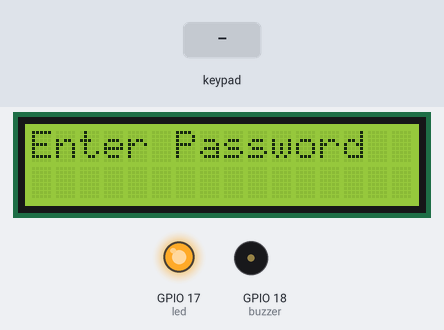
This program was run on a simulated Raspberry Pi (BCM pin numbers). Parts: 16×2 character LCD, output pins drawn as LEDs (lit = HIGH), buzzer (waves = sounding). Inputs (shaded band) come from the test bench. Pins used as bus, display or sensor lines are not drawn; what the program prints to the terminal is not drawn.

Above: at 2.3 s.
2.4 s: keypad keys 1 2 3 4 5 6 # pressed 0.4 s apart
At 5.7 s:
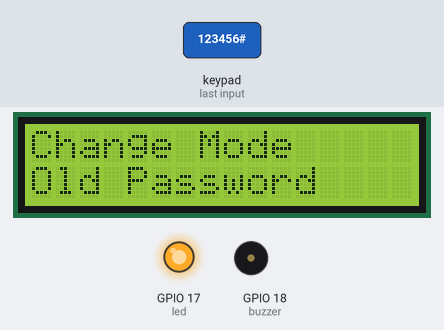
6.7 s: key '*' pressed
At 8.0 s:
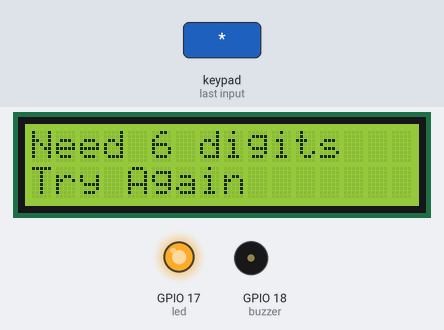
9.7 s: keypad keys 1 2 3 4 5 6 A pressed 0.4 s apart
At 13.0 s:
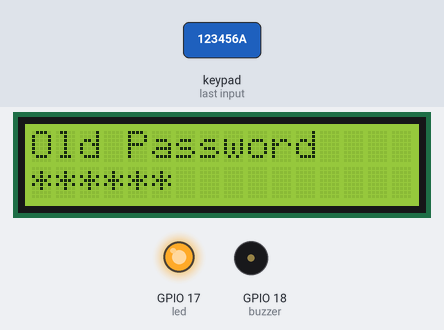
14.0 s: keypad keys 1 2 3 4 5 6 D pressed 0.4 s apart
At 17.4 s:
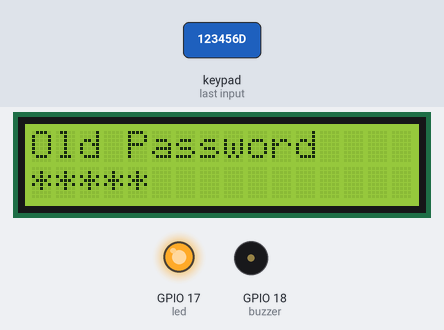
18.3 s: keypad keys A 0 0 * pressed 0.4 s apart
At 21.7 s:
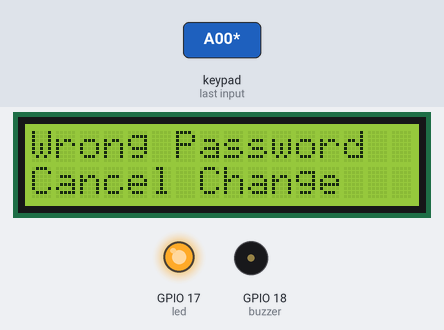
21.9 s: keypad keys 1 3 9 pressed 0.4 s apart
At 24.0 s:
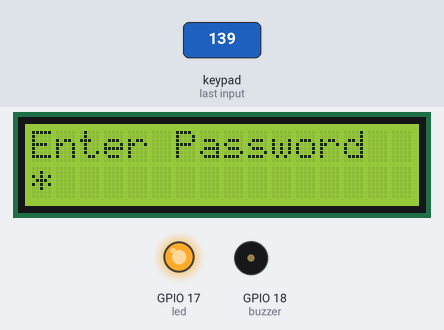
Timing chart, 0 to 25.5 s (numbered marks = the images above; inputs shaded):
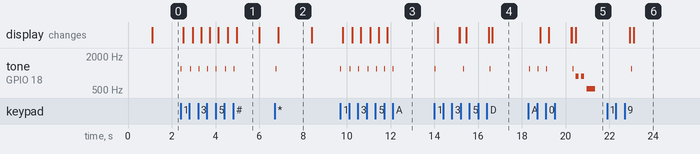

The program:

doorlock.py
```python
from gpiozero import DigitalOutputDevice, Button, LED, PWMOutputDevice
from RPLCD.i2c import CharLCD
from time import sleep

IN1 = DigitalOutputDevice(23)
IN2 = DigitalOutputDevice(24)
IN3 = DigitalOutputDevice(25)
IN4 = DigitalOutputDevice(26)

KEYS = [
	['1', '2', '3', 'A'],
	['4', '5', '6', 'B'],
	['7', '8', '9', 'C'],
	['*', '0', '#', 'D']
]

ROW_PINS = [5, 6, 13, 19]       # IN0, IN1, IN2, IN3
COL_PINS = [21, 20, 16, 12]		# OUT3, OUT2, OUT1, OUT0

rows = [DigitalOutputDevice(pin, active_high=True, initial_value = False)
		for pin in ROW_PINS]

cols = [Button(pin, pull_up=False)
		for pin in COL_PINS]

lcd = CharLCD(
	i2c_expander='PCF8574',
	address=0x27,
	port=1,
	cols=16,
	rows=2,
	charmap='A00'
)

led = LED(17)
buzzer = PWMOutputDevice(18)

# 모터 시퀀스
SEQ = [
	[1,0,0,0],[1,1,0,0],[0,1,0,0],[0,1,1,0],
	[0,0,1,0],[0,0,1,1],[0,0,0,1],[1,0,0,1]
]

motor_pins = [IN1, IN2, IN3, IN4]

PASSWORD = "123456"
MAX_PASSWORD_LENGTH = 6

change_mode = False
verify_mode = False

def set_motor(seq):
	for pin, val in zip(motor_pins, seq):
		pin.value = val

def step_forward(delay=0.002):
	for seq in SEQ:
		set_motor(seq)
		sleep(delay)

def step_reverse(delay=0.002):
	for seq in reversed(SEQ):
		set_motor(seq)
		sleep(delay)

def motor_open():
	print("문 열림")
	for _ in range(512):   # 열기
		step_forward()

	stop_motor()

def motor_close():
	print("문 닫힘")
	for _ in range(512):   # 닫기
		step_reverse()

	stop_motor()

def stop_motor():
	for pin in motor_pins:
		pin.off()

def play_tone(freq, duration):
	buzzer.frequency = freq
	buzzer.value = 0.1
	sleep(duration)
	buzzer.off()
	sleep(0.05)

def beep_fail():
	play_tone(880, 0.15)
	sleep(0.05)
	play_tone(880, 0.15)
	sleep(0.05)
	play_tone(523, 0.4)

def beep_success():
	play_tone(1046, 0.1)
	#play_tone(1318, 0.1)
	play_tone(1567, 0.1)
	play_tone(2093, 0.2)

def scan_keypad():
	for row_index, row in enumerate(rows):
		for r in rows:
			r.off()

		row.on()
		sleep(0.001)

		for col_index, col in enumerate(cols):
			if col.is_pressed:
				return KEYS[row_index][col_index]
	return None

def display_message(line1, line2=""):
	lcd.clear()
	lcd.cursor_pos = (0, 0)
	lcd.write_string(line1[:16])
	lcd.cursor_pos = (1, 0)
	lcd.write_string(line2[:16])

def display_password(input_password):
	hidden = "*" * len(input_password)
	if change_mode and verify_mode:
		display_message("Old Password", hidden)
	elif change_mode and not verify_mode:
		display_message("New Password", hidden)
	else:
		display_message("Enter Password", hidden)

def check_password(input_password):
	return input_password == PASSWORD

def handle_key(key, input_password):
	global PASSWORD, change_mode, verify_mode

	play_tone(1200, 0.03)

	# # 누르면 비밀번호 변경 시작
	if key == '#' and not change_mode:
		change_mode = True
		verify_mode = True
		display_message("Change Mode", "Old Password")
		sleep(1)
		return ""

	# D 누르면 한 글자 삭제
	if key == 'D':
		return input_password[:-1]

	# 숫자 입력
	if key.isdigit():
		if len(input_password) < MAX_PASSWORD_LENGTH:
			return input_password + key
		else:
			display_message("Max 6 digits", "Press *")
			sleep(1)
			return input_password

	# * 누르면 확인
	if key == '*':
		if len(input_password) != MAX_PASSWORD_LENGTH:
			display_message("Need 6 digits", "Try Again")
			sleep(1.5)
			return ""

		# 1단계: 기존 비밀번호 확인
		if change_mode and verify_mode:
			if check_password(input_password):
				verify_mode = False
				display_message("New Password", "Enter 6 digits")
				beep_success()

			else:
				change_mode = False
				verify_mode = False
				display_message("Wrong Password", "Cancel Change")
				beep_fail()

			sleep(1.5)
			return ""

		# 2단계: 새 비밀번호 저장
		if change_mode and not verify_mode:
			PASSWORD = input_password
			change_mode = False
			display_message("Password", "Changed")
			beep_success()
			sleep(1.5)
			return ""

		# 일반 도어락 모드
		if check_password(input_password):
			display_message("Password OK", "Unlocked")
			beep_success()
			led.off()
			motor_open()

			sleep(5)
			motor_close()

		else:
			display_message("Password Fail", "Try Again")
			beep_fail()

		sleep(1.5)
		return ""

	return input_password

try:
	last_key = None
	input_password = ""
	led.on()

	display_message("Password System", "Ready")
	sleep(1)
	display_password(input_password)

	while True:
		led.on()
		key = scan_keypad()

		if key is not None and key != last_key:
			print("Pressed: ", key)

			input_password = handle_key(key, input_password)
			display_password(input_password)

			last_key = key

		if key is None:
			last_key = None

		sleep(0.05)

except KeyboardInterrupt:
	print("Exit")

finally:
	lcd.clear()
	lcd.close(clear=True)
	led.on()

	for r in rows:
		r.off()
```

Measured:
- after the input at 2.4 s, tone on GPIO 18 (buzzer): alternates 1200 Hz for 0.03 s and silent for 0.36 s, 14 changes in all, then stays silent, starting at once; the display: first changes after 0.12 s (image 1 shows a later state)
- after the input at 6.7 s, tone on GPIO 18 (buzzer): silent → 1200 Hz after 0.05 s, → silent 0.03 s later; the display: changes after 0.18 s (image 2)
- after the input at 9.7 s, tone on GPIO 18 (buzzer): alternates 1200 Hz for 0.03 s and silent for 0.36 s, 14 changes in all, then stays silent, starting at once; the display: first changes after 0.11 s (image 3 shows a later state)
- after the input at 14.0 s, tone on GPIO 18 (buzzer): alternates 1200 Hz for 0.03 s and silent for 1.2 s, starting at once; the display: first changes after 0.15 s (image 4 shows a later state)
- after the input at 18.3 s, tone on GPIO 18 (buzzer): plays 1200 Hz for 0.03 s, 1200 Hz for 0.03 s, 1200 Hz for 0.03 s, 1200 Hz for 0.03 s, 880 Hz for 0.15 s, 880 Hz for 0.15 s … (7 notes in this stretch), starting at once; the display: first changes after 0.54 s (image 5 shows a later state)
- after the input at 21.9 s, tone on GPIO 18 (buzzer): silent → 1200 Hz after 1.1 s, → silent 0.03 s later; the display: first changes after 1.0 s (image 6 shows a later state)
- what the display in image 1 shows lasts 1.0 s, from 5.0 s to 6.0 s
